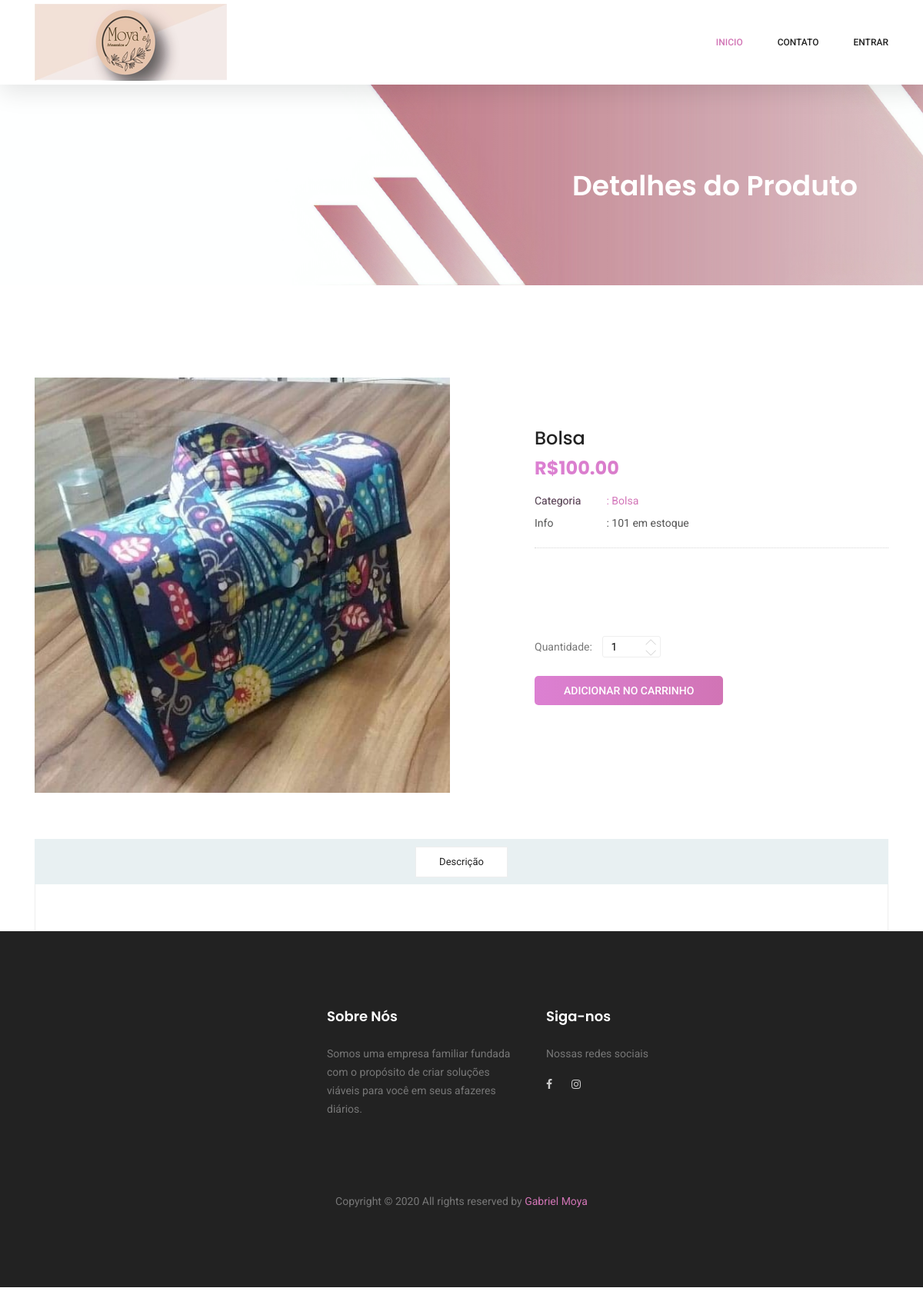
Before: /produto/1 with the older database file.
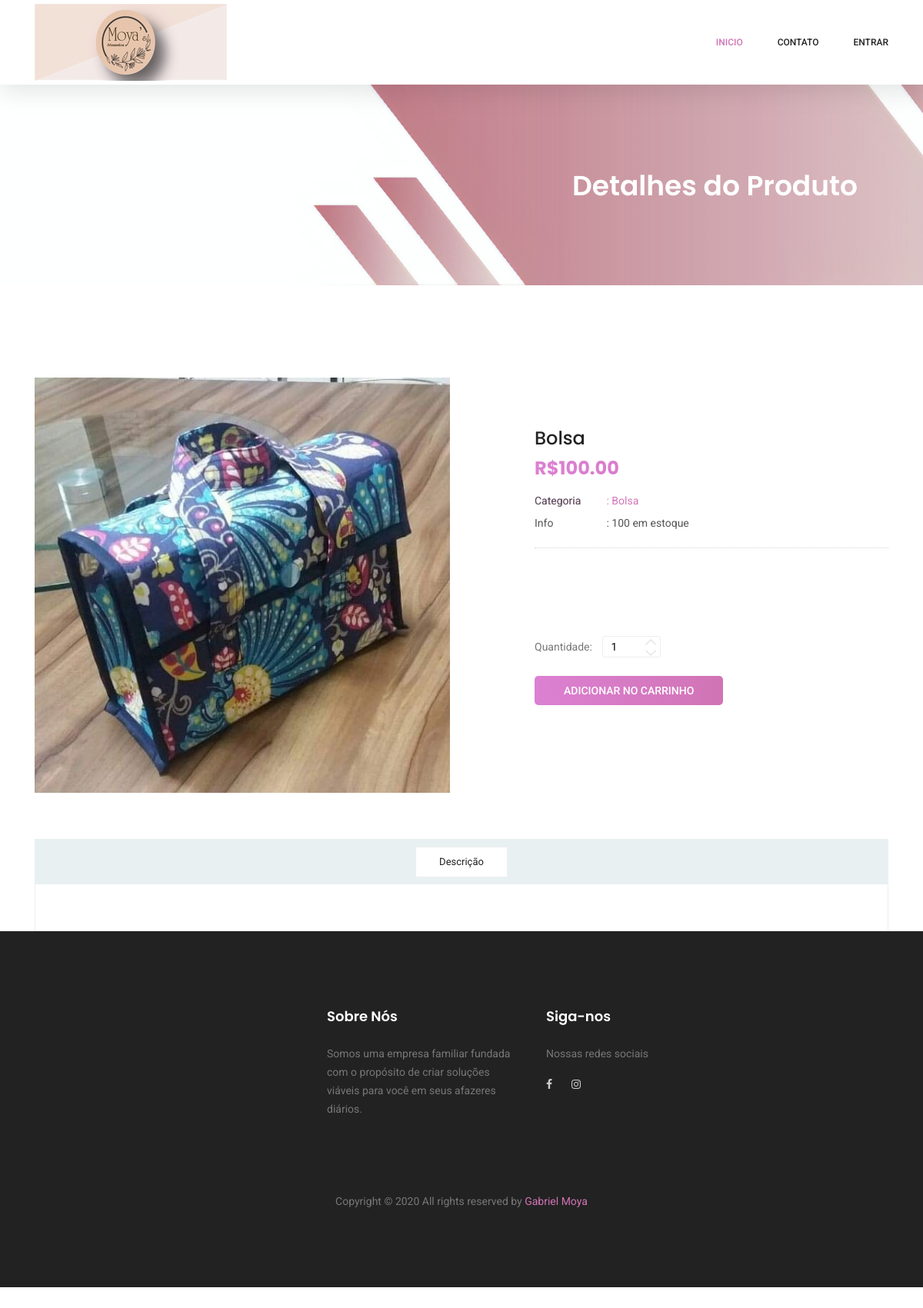
After: the same page with the newer database file.
### cadastros/models.py (models this page shows, shortened)
class Produto(models.Model):
    codigo = models.CharField(max_length=100)
    nome = models.CharField(max_length=100)
    descricao = models.CharField(max_length=100)
    estoque = models.IntegerField()
    valorVenda = models.DecimalField(max_digits=50, decimal_places=2)
    imagem = models.ImageField(upload_to="imagens/%Y/%m/%d/", max_length=255, null=True, blank=True)
    categoria = models.ForeignKey(Categoria, on_delete=models.PROTECT)

class Categoria(models.Model):
    nome = models.CharField(max_length=100)
    descricao = models.CharField(max_length=100)

### clientes/views.py (the view)
# urls.py: path('produto/<int:pk>', ProdutoDetailView.as_view(), name="clientes-paginaProduto"),
class ProdutoDetailView(DetailView):
    template_name = "clientes/paginaProduto.html"
    model = Produto

### clientes/templates/clientes/paginaProduto.html (shortened to what this page needs)
{% extends 'clientes/formulario.html' %}
{% load static %}
{%block conteudo%}
    <section class="banner-area organic-breadcrumb">
        <div class="container">
            <div class="breadcrumb-banner d-flex flex-wrap align-items-center justify-content-end">
                <div class="col-first">
                    <h1>Detalhes do Produto</h1>
                </div>
            </div>
        </div>
    </section>
    <div class="product_image_area">
        <div class="container">
            <div class="row s_product_inner">
                <div class="col-lg-6">
                    <div class="s_Product_carousel">
                        <div class="single-prd-item">
                            <img class="img-fluid" src="{{object.imagem.url}}" alt="">
                        </div>
                    </div>
                </div>
                <div class="col-lg-5 offset-lg-1">
                    <div class="s_product_text">
                        <h3>{{object.nome}}</h3>
                        <h2>R${{object.valorVenda}}</h2>
                        <ul class="list">
                            <li><a class="active" href="#"><span>Categoria</span> : {{object.categoria.nome}}</a></li>
                            <li><a href="#"><span>Info</span> : {{object.estoque}} em estoque</a></li>
                        </ul>
                        <p>&nbsp;</p>
                        <div class="product_count">
                            <label for="qty">Quantidade:</label>
                            <input type="text" name="qtde" id="qtde" maxlength="12" value="1" title="Quantidade:"
                                class="input-text qty">
                            <button
                                class="increase items-count btn-mais" type="button"><i class="lnr lnr-chevron-up"></i></button>
                            <button
                                class="reduced items-count btn-menos" type="button"><i class="lnr lnr-chevron-down"></i></button>
                        </div>
                        <div class="card_area d-flex align-items-center">
                            <a class="primary-btn" id="btn-adicionar"
                                href="{% url 'adicionar-produto' produto.pk 1  %}">Adicionar no Carrinho</a>
                        </div>
                    </div>
                </div>
            </div>
        </div>
    </div>
    <section class="product_description_area">
        <div class="container">
            <ul class="nav nav-tabs" id="myTab" role="tablist">
                <li class="nav-item">
                    <a class="nav-link" id="home-tab" data-toggle="tab" href="#home" role="tab" aria-controls="home"
                        aria-selected="true">Descrição</a>
                </li>
            </ul>
            <div class="tab-content" id="myTabContent">
            </div>
        </div>
{% endblock %}

Changed rows visible on the page:
changed Produto "Bolsa": estoque "101" → "100"
